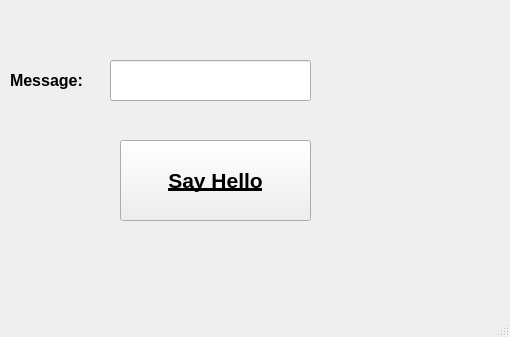
<?xml version="1.0" encoding="UTF-8"?>
<ui version="4.0">
 <class>MainWindow</class>
 <widget class="QMainWindow" name="MainWindow">
  <property name="geometry">
   <rect>
    <x>0</x>
    <y>0</y>
    <width>510</width>
    <height>337</height>
   </rect>
  </property>
  <property name="font">
   <font>
    <pointsize>12</pointsize>
    <weight>75</weight>
    <bold>true</bold>
   </font>
  </property>
  <property name="windowTitle">
   <string>MainWindow</string>
  </property>
  <widget class="QWidget" name="centralwidget">
   <widget class="QPushButton" name="pushButtonHello">
    <property name="geometry">
     <rect>
      <x>120</x>
      <y>140</y>
      <width>191</width>
      <height>81</height>
     </rect>
    </property>
    <property name="font">
     <font>
      <pointsize>16</pointsize>
      <weight>75</weight>
      <bold>true</bold>
      <underline>true</underline>
     </font>
    </property>
    <property name="text">
     <string>Say Hello</string>
    </property>
   </widget>
   <widget class="QLabel" name="labelMessage">
    <property name="geometry">
     <rect>
      <x>10</x>
      <y>70</y>
      <width>91</width>
      <height>21</height>
     </rect>
    </property>
    <property name="text">
     <string>Message:</string>
    </property>
   </widget>
   <widget class="QLineEdit" name="lineEditMessage">
    <property name="geometry">
     <rect>
      <x>110</x>
      <y>60</y>
      <width>201</width>
      <height>41</height>
     </rect>
    </property>
    <property name="font">
     <font>
      <pointsize>14</pointsize>
     </font>
    </property>
   </widget>
  </widget>
  <widget class="QMenuBar" name="menubar">
   <property name="geometry">
    <rect>
     <x>0</x>
     <y>0</y>
     <width>510</width>
     <height>26</height>
    </rect>
   </property>
  </widget>
  <widget class="QStatusBar" name="statusbar"/>
 </widget>
 <resources/>
 <connections/>
</ui>
